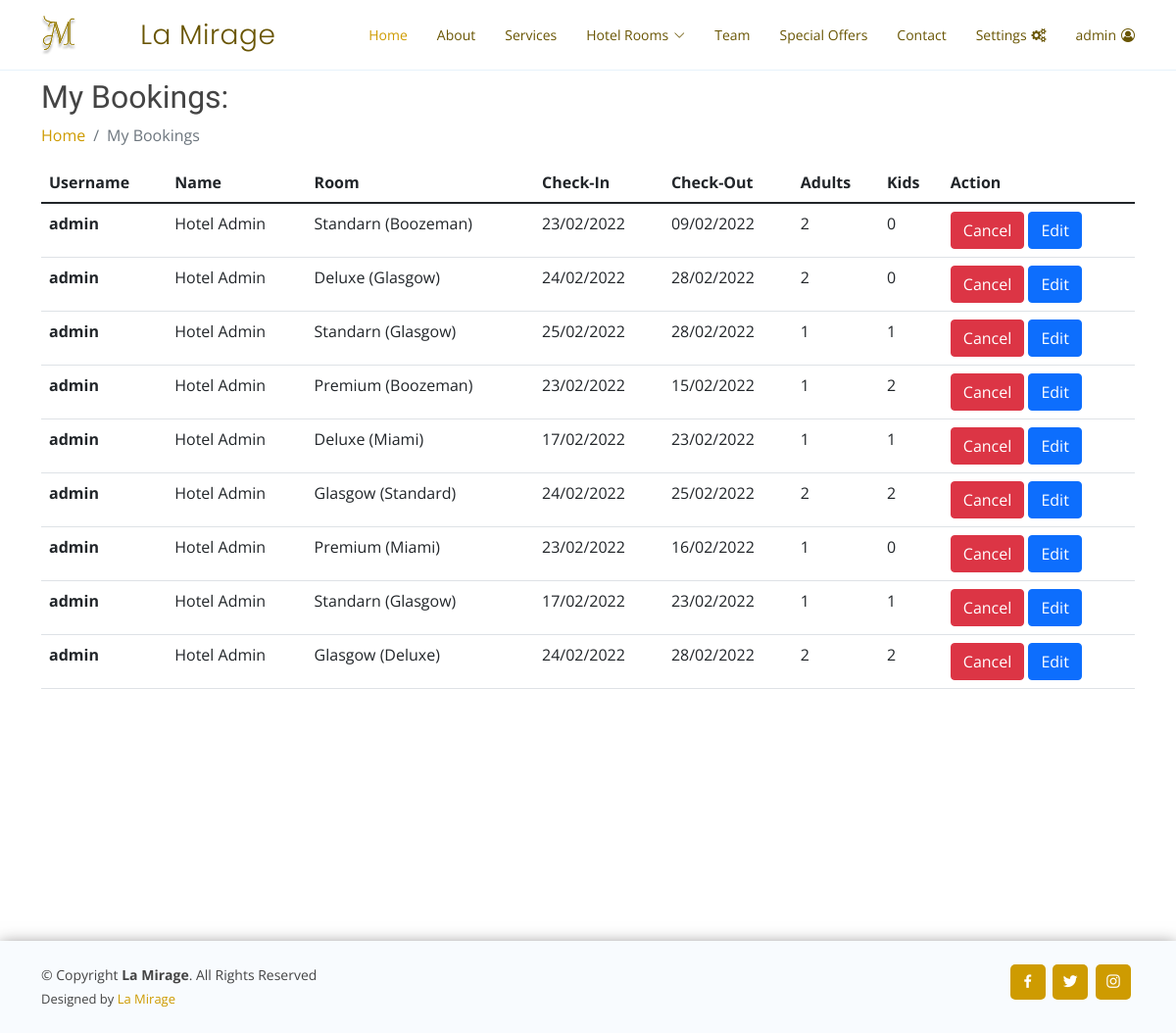
The page /my_bookings (signed in) on the database as committed earlier.
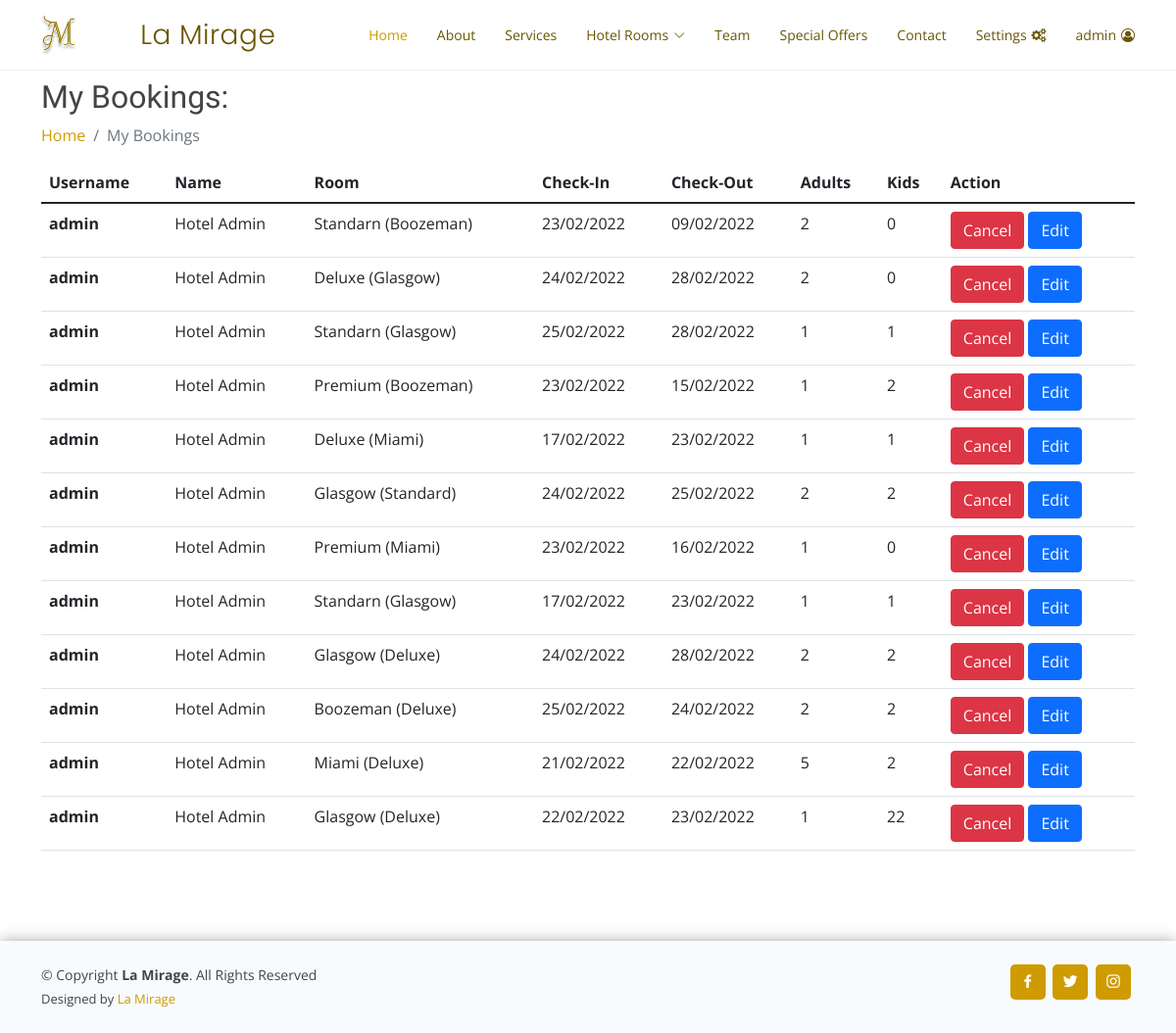
The same page on the database as committed later.
### reservation/models.py (models this page shows, shortened)
class Booking(models.Model):
    client = models.ForeignKey(User, on_delete=models.CASCADE,related_name="booking",default=None)
    user_profile = models.ForeignKey(UserProfile, on_delete=models.CASCADE,related_name="booking_profile",default=None)
    checkIn = models.CharField(max_length=100)
    checkOut = models.CharField(max_length=100)
    numAdults = models.IntegerField(default=0)
    numKids = models.IntegerField(default=0)
    mop = models.CharField(max_length=200)
    room_category = models.CharField(max_length=200,default=None)
    room_type = models.CharField(max_length=200,default=None)
    is_cancelled = models.BooleanField(default=False,blank= True)
    created_at = models.DateTimeField(auto_now_add=True)
    update_at = models.DateTimeField(auto_now=True)

class User(AbstractUser):
    pass

### reservation/views.py (the view)
# urls.py: path("my_bookings",views.my_bookings,name="my_bookings"),
def my_bookings(request):
    user = request.user
    bookings = Booking.objects.filter(client=user,is_cancelled=False)
    return render(request, "reservation/my_bookings.html",
                  {'bookings': bookings})

### reservation/templates/reservation/my_bookings.html (shortened to what this page needs)
{% extends 'reservation/profile_layout.html' %}
{% load static %}
{% block body %}
<h2>My Bookings:</h2>
<nav aria-label="breadcrumb" class="main-breadcrumb">
  <ol class="breadcrumb">
    <li class="breadcrumb-item"><a href="{% url 'index' %}">Home</a></li>
    <li class="breadcrumb-item active" aria-current="page">My Bookings</li>
  </ol>
</nav>
<div class="main-body" style="overflow-x: auto;">
  <table class="table">
    <thead class="thead-dark">
      <tr>
        <th scope="col">Username</th>
        <th scope="col">Name</th>
        <th scope="col">Room</th>
        <th scope="col">Check-In</th>
        <th scope="col">Check-Out</th>
        <th scope="col">Adults</th>
        <th scope="col">Kids</th>
        <th scope="col">Action</th>
      </tr>
    </thead>
    <tbody>
      {% for book in bookings %}
      <tr>
        <th scope="row">{{ book.client.username }}</th>
        <td>{{book.client.first_name}} {{book.client.last_name}}</td>
        <td>{{ book.room_type }} ({{ book.room_category }})</td>
        <td>{{ book.checkIn }}</td>
        <td>{{ book.checkOut }}</td>
        <td>{{ book.numAdults }}</td>
        <td>{{ book.numKids }}</td>
        <td>
          <a href="{% url 'cancel_booking' book.id %}" class="btn btn-danger">Cancel</a>
          <a href="{% url 'booking_edit' book.id %}" class="btn btn-primary">Edit</a>
        </td>
      </tr>
      {% endfor %}
    </tbody>
  </table>
</div>
{% endblock %}

Rows that differ between the two databases and show on the page:
added Booking: client.username "admin", client.first_name "Hotel", client.last_name "Admin", room_type "Boozeman", room_category "Deluxe", checkIn "25/02/2022", checkOut "24/02/2022", numAdults "2", numKids "2"
added Booking: client.username "admin", client.first_name "Hotel", client.last_name "Admin", room_type "Miami", room_category "Deluxe", checkIn "21/02/2022", checkOut "22/02/2022", numAdults "5", numKids "2"
added Booking: client.username "admin", client.first_name "Hotel", client.last_name "Admin", room_type "Glasgow", room_category "Deluxe", checkIn "22/02/2022", checkOut "23/02/2022", numAdults "1", numKids "22"
